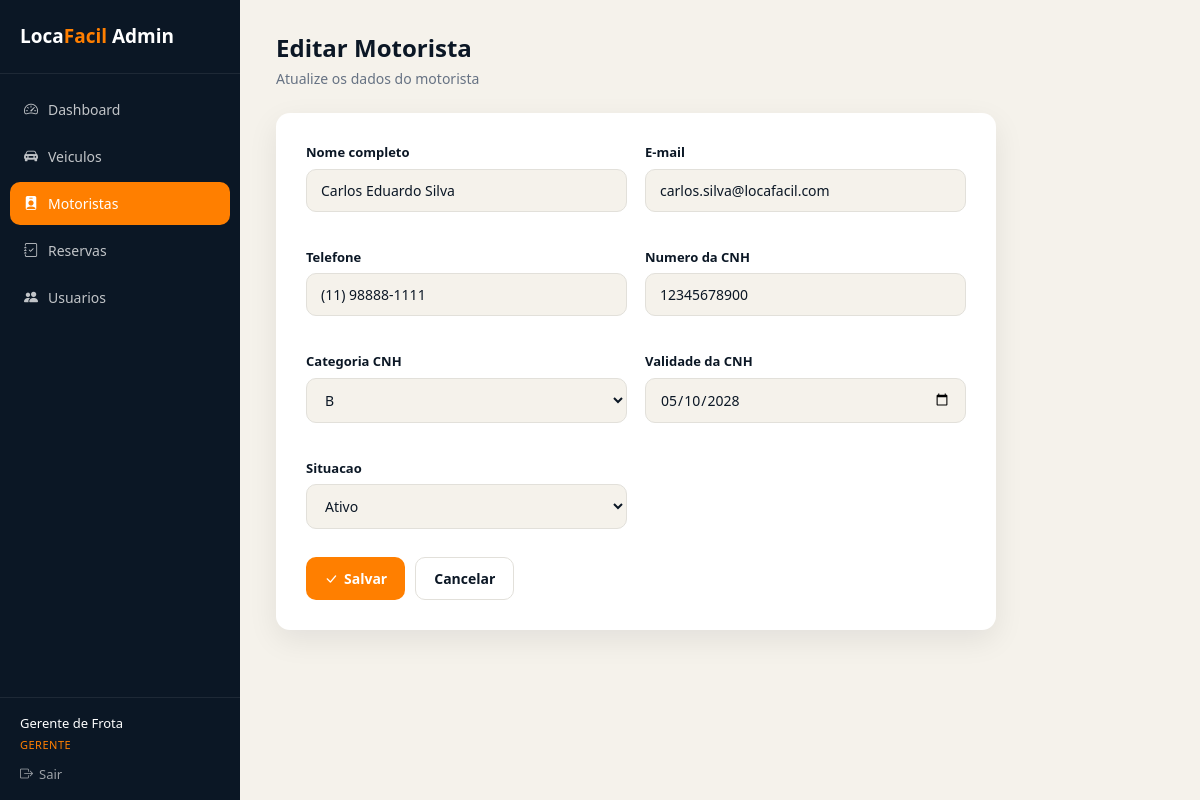
The app's page /admin/motorista_form.php?id=1 (signed in) with its own data.
### tables this page shows
CREATE TABLE IF NOT EXISTS motoristas (
    id INT AUTO_INCREMENT PRIMARY KEY,
    nome VARCHAR(160) NOT NULL,
    email VARCHAR(320) UNIQUE,
    telefone VARCHAR(24) NOT NULL,
    cnh VARCHAR(20) NOT NULL UNIQUE,
    cnh_categoria VARCHAR(5) NOT NULL,
    cnh_validade DATE NOT NULL,
    situacao ENUM('ativo', 'inativo') DEFAULT 'ativo' NOT NULL,
    createdAt TIMESTAMP DEFAULT CURRENT_TIMESTAMP,
    updatedAt TIMESTAMP DEFAULT CURRENT_TIMESTAMP ON UPDATE CURRENT_TIMESTAMP,
    INDEX idx_situacao_motorista (situacao)
);

### admin/motorista_form.php (the view, shortened to what this page needs)
<?php
require_once __DIR__ . '/includes/admin_auth.php';
$id = isset($_GET['id']) ? (int) $_GET['id'] : null;
$motorista = [
    'nome' => '', 'email' => '', 'telefone' => '', 'cnh' => '',
    'cnh_categoria' => 'B', 'cnh_validade' => '', 'situacao' => 'ativo',
];
if ($id) {
    $stmt = $pdo->prepare("SELECT * FROM motoristas WHERE id = ?");
    $stmt->execute([$id]);
    $encontrado = $stmt->fetch();
    $motorista = $encontrado;
}
require __DIR__ . '/includes/layout_topo.php';
?>
<div class="form-card">
    <form method="post">
        <div class="form-grid">
            <div class="form-grupo">
                <label>Nome completo</label>
                <input type="text" name="nome" required value="<?php echo htmlspecialchars($motorista['nome']); ?>">
            </div>
            <div class="form-grupo">
                <label>E-mail</label>
                <input type="email" name="email" value="<?php echo htmlspecialchars($motorista['email'] ?? ''); ?>">
            </div>
            <div class="form-grupo">
                <label>Telefone</label>
                <input type="text" name="telefone" data-mask="telefone" required placeholder="(00) 00000-0000" value="<?php echo htmlspecialchars($motorista['telefone']); ?>">
            </div>
            <div class="form-grupo">
                <label>Numero da CNH</label>
                <input type="text" name="cnh" data-mask="numeros" data-mask-length="20" required value="<?php echo htmlspecialchars($motorista['cnh']); ?>">
            </div>
            <div class="form-grupo">
                <label>Categoria CNH</label>
                <select name="cnh_categoria">
                    <?php foreach (['A', 'B', 'AB', 'C', 'D', 'E'] as $cat): ?>
                        <option value="<?php echo $cat; ?>" <?php echo $motorista['cnh_categoria'] === $cat ? 'selected' : ''; ?>><?php echo $cat; ?></option>
                    <?php endforeach; ?>
                </select>
            </div>
            <div class="form-grupo">
                <label>Validade da CNH</label>
                <input type="date" name="cnh_validade" required value="<?php echo htmlspecialchars($motorista['cnh_validade']); ?>">
            </div>
            <div class="form-grupo">
                <label>Situacao</label>
                <select name="situacao">
                    <option value="ativo" <?php echo $motorista['situacao'] === 'ativo' ? 'selected' : ''; ?>>Ativo</option>
                </select>
            </div>
        </div>
        <div class="form-acoes">
            <button type="submit" class="btn-primary"><i class="bi bi-check-lg"></i> Salvar</button>
            <a href="motoristas.php" class="btn-secondary">Cancelar</a>
        </div>
    </form>
</div>
<?php require __DIR__ . '/includes/layout_rodape.php'; ?>

### admin/css/admin.css (style rules this page uses)
* { margin: 0; padding: 0; box-sizing: border-box; }
:root { --primary: #ff7f00; --primary-dark: #e66e00; --dark: #0b1725; --dark-soft: #1a2a3e; --light: #f5f2eb; --white: #ffffff; --gray: #667283; --gray-light: #e2e0da; --danger: #d64545; --success: #2e9e5b; --shadow: 0 10px 30px rgba(7, 18, 30, 0.08); }
body { font-family: 'Segoe UI', Arial, sans-serif; background: var(--light); color: var(--dark); line-height: 1.5; }
a { text-decoration: none; color: inherit; }
button, input, select { font-family: inherit; font-size: 14px; }
.btn-primary, .btn-secondary, .btn-danger { display: inline-flex; align-items: center; gap: 6px; padding: 10px 18px; border-radius: 10px; border: none; cursor: pointer; font-size: 14px; font-weight: 600; transition: all 0.2s; }
.btn-primary { background: var(--primary); color: var(--white); }
.btn-secondary { background: var(--white); color: var(--dark); border: 1px solid var(--gray-light); }
.form-card { background: var(--white); border-radius: 14px; box-shadow: var(--shadow); padding: 30px; max-width: 720px; }
.form-grid { display: grid; grid-template-columns: 1fr 1fr; gap: 18px; }
.form-grupo { margin-bottom: 18px; }
.form-grupo label { display: block; font-size: 13px; font-weight: 600; margin-bottom: 6px; color: var(--dark); }
.form-grupo input, .form-grupo select, .form-grupo textarea { width: 100%; padding: 11px 14px; border-radius: 10px; border: 1px solid var(--gray-light); background: var(--light); color: var(--dark); }
.form-acoes { display: flex; gap: 10px; margin-top: 10px; }

### records on screen
motoristas: nome "Carlos Eduardo Silva", email "carlos.silva@locafacil.com", telefone "(11) 98888-1111", cnh "12345678900", cnh_categoria "B", cnh_validade "05/10/2028", situacao "Ativo"

### other values on screen
$funcionario['nome'] "Gerente de Frota"
$funcionario['cargo'] "GERENTE"
$tituloPagina "Editar Motorista"
$subtituloPagina "Atualize os dados do motorista"
